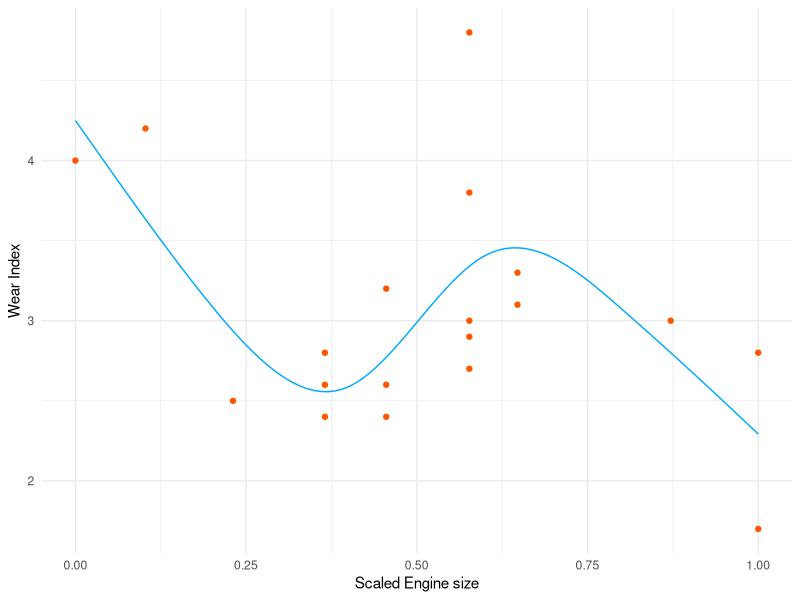
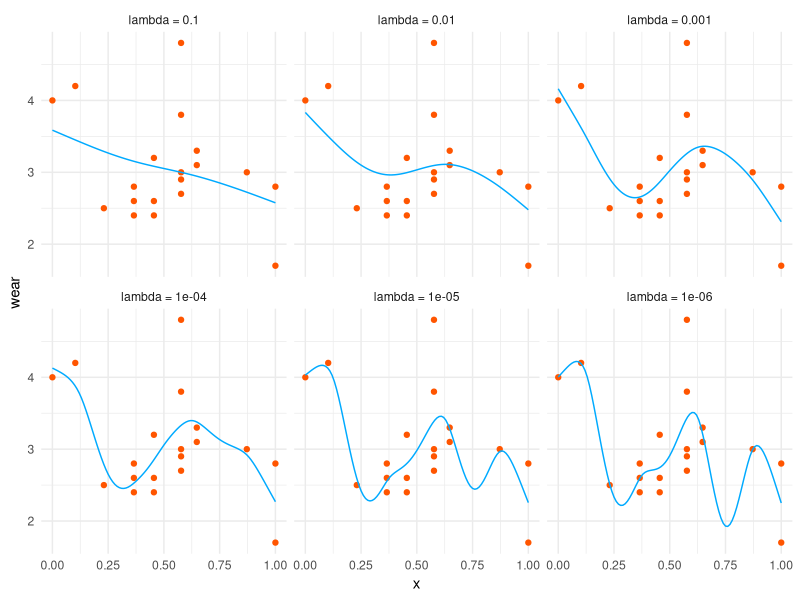

The R script that drew these images, in order:
## ---- chunk 1

library(tidyverse) # for processing and plotting

#' # Create the data
size = c(1.42,1.58,1.78,1.99,1.99,1.99,2.13,2.13,2.13,
         2.32,2.32,2.32,2.32,2.32,2.43,2.43,2.78,2.98,2.98)

wear = c(4.0,4.2,2.5,2.6,2.8,2.4,3.2,2.4,2.6,4.8,2.9,
         3.8,3.0,2.7,3.1,3.3,3.0,2.8,1.7)

x = size - min(size)
x = x / max(x)
d = data.frame(wear, x)

#' Cubic spline function
rk <- function(x, z) {
  ((z-0.5)^2 - 1/12) * ((x-0.5)^2 - 1/12)/4 -
    ((abs(x-z)-0.5)^4 - (abs(x-z)-0.5)^2/2 + 7/240) / 24
}

#' Generate the model matrix.
splX <- function(x, knots) {
  q = length(knots) + 2                # number of parameters
  n = length(x)                        # number of observations
  X = matrix(1, n, q)                  # initialized model matrix
  X[ ,2]   = x                         # set second column to x
  X[ ,3:q] = outer(x, knots, FUN = rk) # remaining to cubic spline basis
  X
}

splS <- function(knots) {
  q = length(knots) + 2
  S = matrix(0, q, q)                         # initialize matrix
  S[3:q, 3:q] = outer(knots, knots, FUN = rk) # fill in non-zero part
  S
}

#' Matrix square root function. Note that there are various packages with their own.
matSqrt <- function(S) {
  d  = eigen(S, symmetric = T)
  rS = d$vectors %*% diag(d$values^.5) %*% t(d$vectors)
  rS
}

#' Penalized fitting function.
prsFit <- function(y, x, knots, lambda) {
  q  = length(knots) + 2    # dimension of basis
  n  = length(x)            # number of observations
  Xa = rbind(splX(x, knots), matSqrt(splS(knots))*sqrt(lambda)) # augmented model matrix
  y[(n+1):(n+q)] = 0        # augment the data vector
  
  lm(y ~ Xa - 1) # fit and return penalized regression spline
}



#' # Example 1


#' Unpenalized
#' 
knots = 1:4/5
X = splX(x, knots)      # generate model matrix
mod1 = lm(wear ~ X - 1) # fit model

xp = 0:100/100 # x values for prediction
Xp = splX(xp, knots) # prediction matrix


#' Visualize

ggplot(aes(x = x, y = wear), data = data.frame(x, wear)) +
  geom_point(color = "#FF5500") +
  geom_line(aes(x = xp, y = Xp %*% coef(mod1)),
            data = data.frame(xp, Xp),
            color = "#00AAFF") +
  labs(x = 'Scaled Engine size', y  = 'Wear Index') +
  theme_minimal()



#' # Example 2


# Add penalty lambda
knots = 1:7/8
d2 = data.frame(x = xp)

for (i in c(.1, .01, .001, .0001, .00001, .000001)){
  # fit penalized regression
  mod2 = prsFit(
    y = wear,
    x = x,
    knots = knots,
    lambda = i
  ) 
  # spline choosing lambda
  Xp = splX(xp, knots) # matrix to map parameters to fitted values at xp
  LP = Xp %*% coef(mod2)
  d2[, paste0('lambda = ', i)] = LP[, 1]
}

#' Examine
# head(d2)

#' Visualize via ggplot
d3 = d2 %>%
  pivot_longer(cols = -x,
               names_to  = 'lambda',
               values_to = 'value') %>% 
  mutate(lambda = fct_inorder(lambda))

ggplot(d3) +
  geom_point(aes(x = x, y = wear), col = '#FF5500', data = d) +
  geom_line(aes(x = x, y = value), col = "#00AAFF") +
  facet_wrap(~lambda) +
  theme_minimal()
